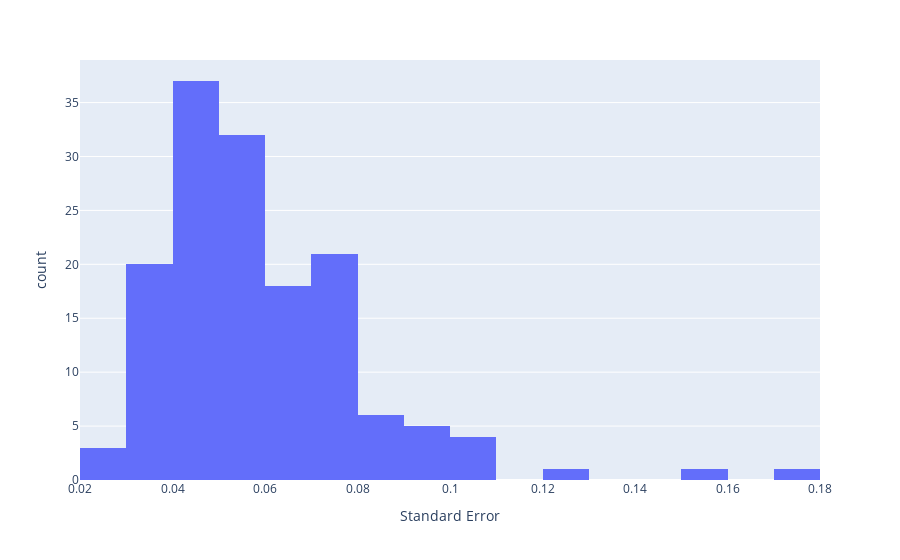

Source (notebook cell):
### Code cell
fig = px.histogram(df, x="Standard Error")
fig.show()

### Figure 1 — Plotly figure (JSON) as saved in the notebook; plotly's stock layout.template omitted (floating-point values rounded to 4 significant figures; data arrays with more than 128 entries replaced by an {"elided": "..."} marker saying what was removed)
{"data": [{"alignmentgroup": "True", "bingroup": "x", "hovertemplate": "Standard Error=%{x}<br>count=%{y}<extra></extra>", "legendgroup": "", "marker": {"color": "#636efa"}, "name": "", "offsetgroup": "", "orientation": "v", "showlegend": false, "type": "histogram", "x": {"elided": "149 float values"}, "xaxis": "x", "yaxis": "y"}], "layout": {"barmode": "relative", "legend": {"tracegroupgap": 0}, "margin": {"t": 60}, "xaxis": {"anchor": "y", "domain": [0, 1], "title": {"text": "Standard Error"}}, "yaxis": {"anchor": "x", "domain": [0, 1], "title": {"text": "count"}}}}
